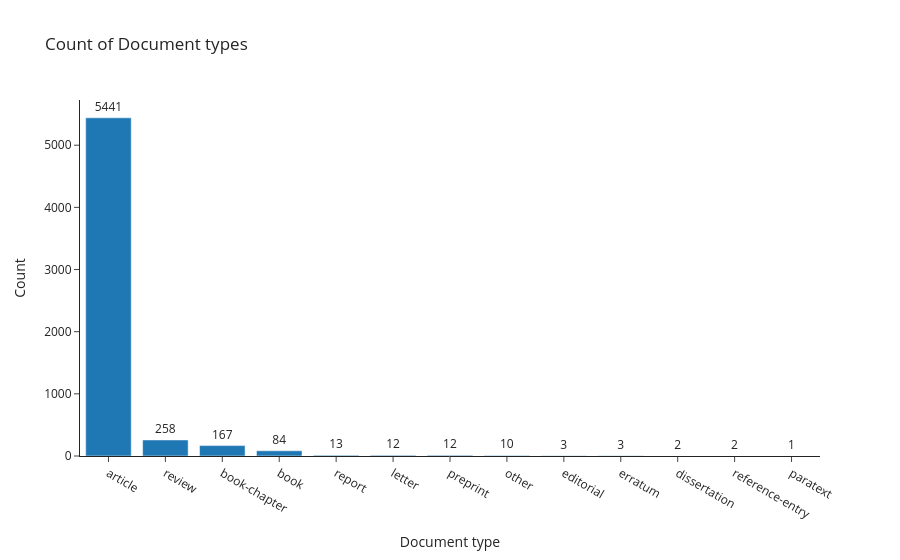

Notebook cell for this chart:
### Code cell
fig = px.bar(doc_type_df,
            x="type",
            y='count',
            title="Count of Document types",
            text_auto=True,
            template="simple_white",
            labels={ # replaces default labels by column name
                "count": "Count",  "type": "Document type"},
            category_orders={ # replaces default order by column name
                "type": ["article","review","book-chapter","book","report","letter","preprint","other","editorial","erratum","dissertation","reference-entry","paratext"]},)
fig.update_traces(textfont_size=12, textangle=0, textposition="outside", cliponaxis=False)
fig.show()

### Figure 1 — Plotly figure (JSON) as saved in the notebook; plotly's stock layout.template omitted (floating-point values rounded to 4 significant figures)
{"data": [{"cliponaxis": false, "hovertemplate": "Document type=%{x}<br>Count=%{y}<extra></extra>", "legendgroup": "", "marker": {"color": "#1F77B4", "pattern": {"shape": ""}}, "name": "", "orientation": "v", "showlegend": false, "textangle": 0, "textfont": {"size": 12}, "textposition": "outside", "texttemplate": "%{y}", "type": "bar", "x": ["article", "review", "book-chapter", "book", "report", "letter", "preprint", "other", "editorial", "erratum", "dissertation", "reference-entry", "paratext"], "xaxis": "x", "y": [5441, 258, 167, 84, 13, 12, 12, 10, 3, 3, 2, 2, 1], "yaxis": "y"}], "layout": {"barmode": "relative", "legend": {"tracegroupgap": 0}, "title": {"text": "Count of Document types"}, "xaxis": {"anchor": "y", "categoryarray": ["article", "review", "book-chapter", "book", "report", "letter", "preprint", "other", "editorial", "erratum", "dissertation", "reference-entry", "paratext"], "categoryorder": "array", "domain": [0, 1], "title": {"text": "Document type"}}, "yaxis": {"anchor": "x", "domain": [0, 1], "title": {"text": "Count"}}}}
